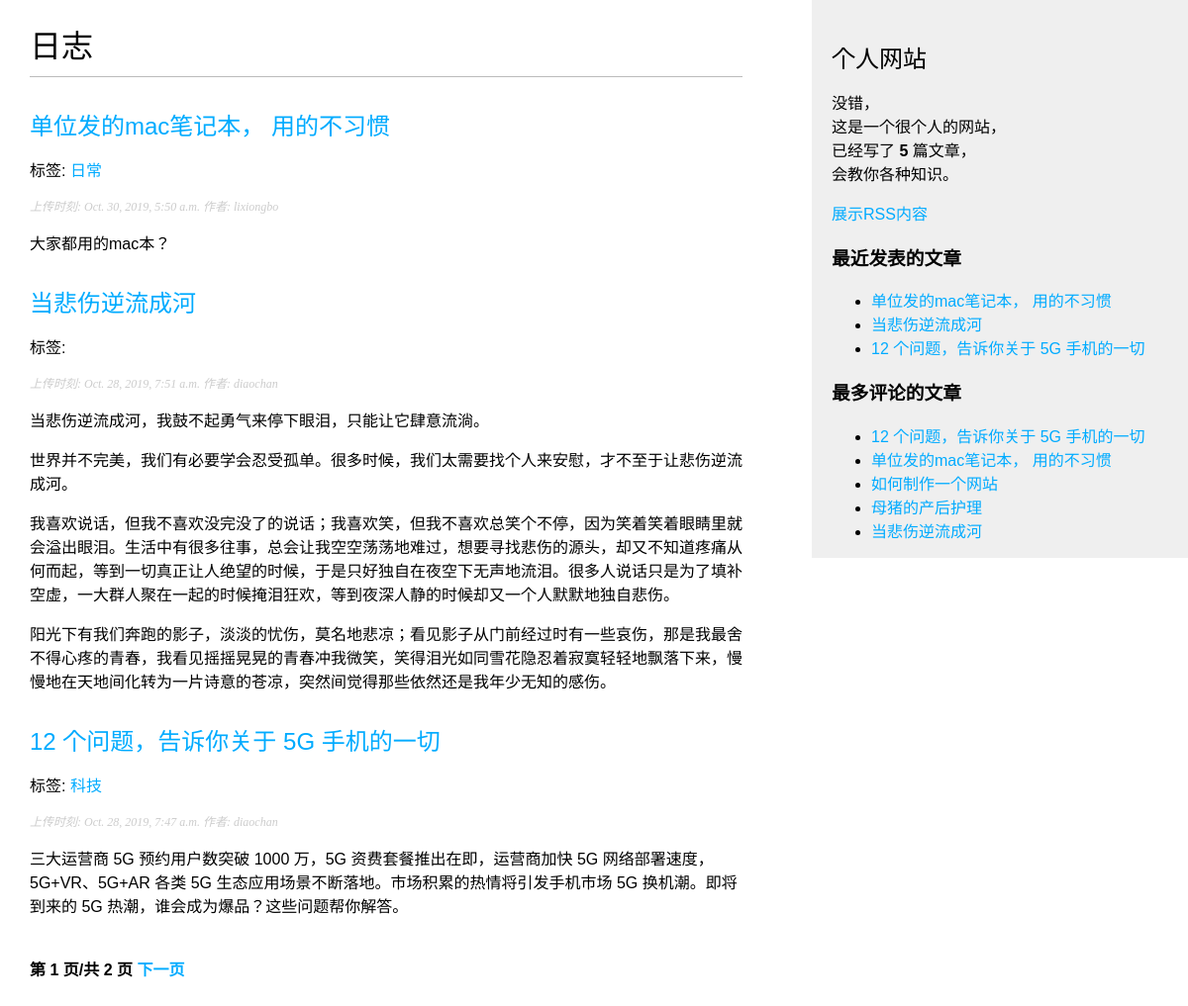
The page /blog/ on the database as committed earlier.
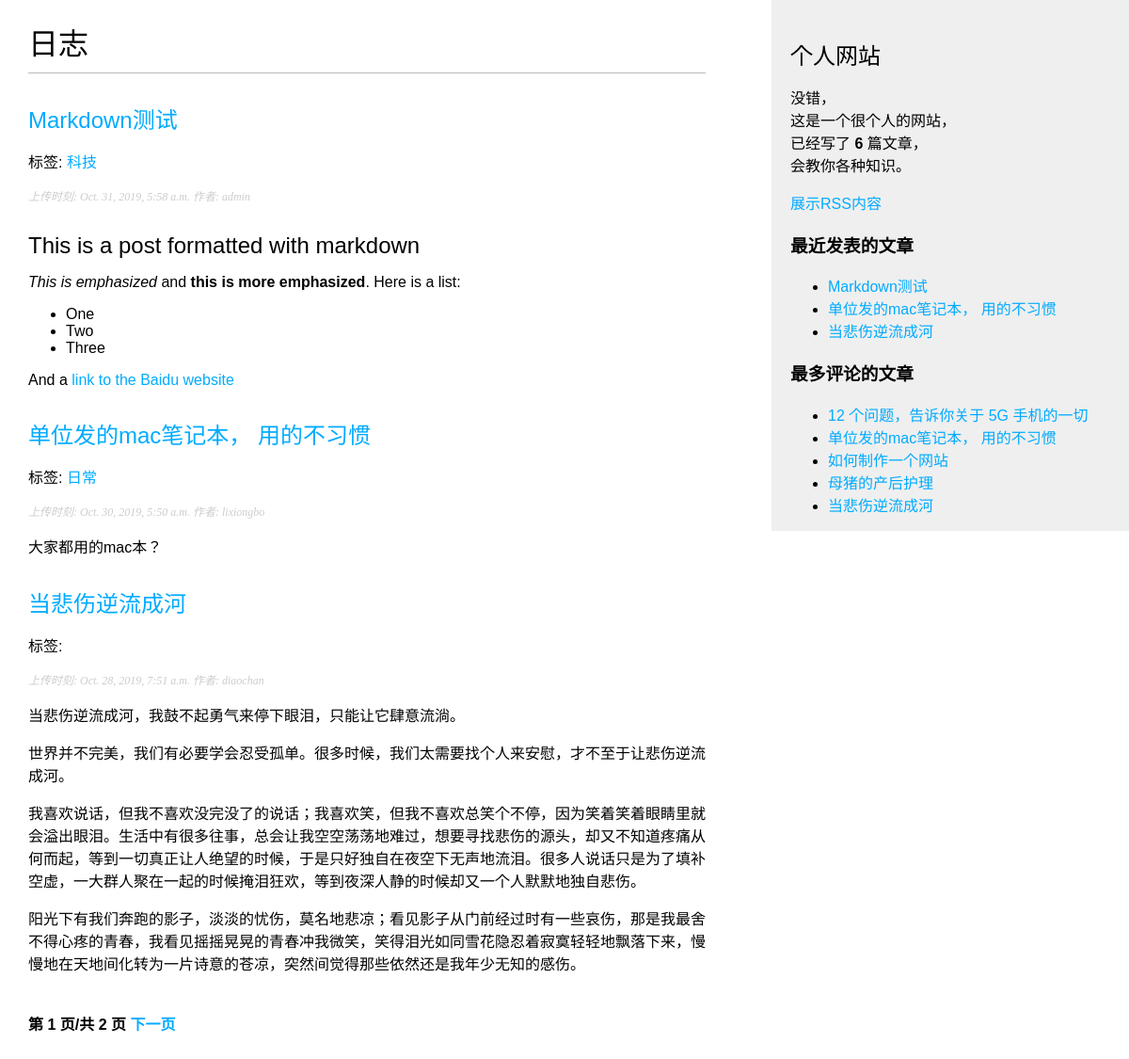
The same page on the database as committed later.
### blog/models.py (models this page shows, shortened)
class Post(models.Model):
    STATUS_CHOICES=(
        ('draft','Draft'),
        ('published','Published'),
    )
    title=models.CharField(max_length=250)
    slug=models.SlugField(max_length=250,unique_for_date='publish')
    author=models.ForeignKey(User,on_delete=models.CASCADE,related_name='blog_posts')
    body=models.TextField()
    publish=models.DateTimeField(default=timezone.now)
    created=models.DateTimeField(auto_now_add=True)
    updated=models.DateTimeField(auto_now=True)
    status=models.CharField(max_length=10,choices=STATUS_CHOICES,default='draft')
    objects=models.Manager()
    published=PublishedManager()
    tags=TaggableManager()
    class Meta:
        ordering=('-publish',)
    def get_absolute_url(self):
        return reverse('blog:post_detail',args=[self.publish.year,self.publish.month,self.publish.day,self.slug])

### blog/views.py (the view)
# urls.py: path('',views.post_list,name='post_list'),
def post_list(request,tag_slug=None):
    object_list=Post.published.all()
    tag=None
    if tag_slug:
        tag=get_object_or_404(Tag,slug=tag_slug)
        object_list=object_list.filter(tags__in=[tag])
    paginator=Paginator(object_list,3)
    page=request.GET.get('page')
    try:
        posts=paginator.page(page)
    except PageNotAnInteger:
        posts=paginator.page(1)
    except EmptyPage:
        posts=paginator.page(paginator.num_pages)
    return render(request,'blog/post/list.html',{'posts':posts,'page':page,'tag':tag})

### blog/models.py (called while the page is built)
    def get_queryset(self):
        return super(PublishedManager,self).get_queryset().filter(status='published')

### blog/templatetags/blog_tags.py (called while the page is built)
@register.simple_tag
def total_posts():
    return Post.published.count()

@register.inclusion_tag('blog/post/latest_posts.html')
def show_latest_posts(count=5):
    lastest_posts=Post.published.order_by('-publish')[:count]
    return {'latest_posts':lastest_posts}

@register.simple_tag
def get_most_commented_posts(count=5):
    return Post.published.annotate(total_comments=Count('comments')).order_by('-total_comments')[:count]

@register.filter(name='markdown')
def markdown_format(text):
    return mark_safe(markdown.markdown(text))

### blog/templates/blog/post/list.html (shortened to what this page needs)
{% extends 'blog/base.html' %}
{% load blog_tags %}
{% block content %}
    <h1>日志</h1>
    {% for post in posts %}
        <h2>
            <a href="{{ post.get_absolute_url }}">{{ post.title }}</a>
        </h2>
        <p class="tags">标签:
        {% for tag in post.tags.all %}
            <a href="{% url "blog:post_list_by_tag" tag.slug %}">{{ tag.name }}</a>
        {% endfor %}
        </p>
        <p class="date">
            上传时刻: {{ post.publish }} 作者: {{ post.author }}
        </p>
        {{ post.body|markdown|truncatewords_html:30 }}
    {% endfor %}
    {% include "pagination.html" with page=posts %}
{% endblock %}

### blog/templates/blog/base.html (shortened to what this page needs)
{% load blog_tags %}
{% load static %}
<!DOCTYPE html>
<html lang="en">
<head>
    <link href="{% static "css/blog.css" %}" rel="stylesheet">
</head>
<body>
<div id="content">
    {% block content %}
    {% endblock %}
</div>
<div id="sidebar">
    <h2>个人网站 </h2>
    <p>没错，<br>这是一个很个人的网站，<br>已经写了 <strong>{% total_posts %}</strong> 篇文章，<br>会教你各种知识。</p>
    <p><a href="{% url "blog:post_feed" %}">展示RSS内容</a></p>
    <h3>最近发表的文章</h3>
    {% show_latest_posts 3 %}
    <h3>最多评论的文章</h3>
    {% get_most_commented_posts as most_commented_posts %}
    <ul>
        {% for post in most_commented_posts %}
            <li>
            <a href="{{post.get_absolute_url}}">{{ post.title }}</a>
            </li>
        {% endfor %}
    </ul>
</div>
</body>
</html>

### blog/templates/pagination.html (shortened to what this page needs)
<div class="pagination">
    <span class="step-links">
    <span class="current">
        第 {{ page.number }} 页/共 {{ page.paginator.num_pages }} 页
    </span>
        {% if page.has_next %}
        <a href="?page={{ page.next_page_number }}">下一页</a>
        {% endif %}
    </span>
</div>

### blog/templates/blog/post/latest_posts.html
<ul>
    {% for post in latest_posts %}
        <li>
        <a href="{{ post.get_absolute_url }}">{{ post.title }}</a>
        </li>
    {% endfor %}
</ul>

### blog/static/css/blog.css (style rules this page uses)
body { margin:0; padding:0; font-family:helvetica, sans-serif; }
a { color:#00abff; text-decoration:none; }
h1 { font-weight:normal; border-bottom:1px solid #bbb; padding:0 0 10px 0; }
h2 { font-weight:normal; margin:30px 0 0; }
#content { float:left; width:60%; padding:0 0 0 30px; }
#sidebar { float:right; width:30%; padding-top:10px; padding-left:20px; background:#efefef; height:100%; }
p.date { color:#ccc; font-family: georgia, serif; font-size: 12px; font-style: italic; }
.pagination { margin:40px 0; font-weight:bold; }

Rows that differ between the two databases and show on the page:
no longer on one of the page's lists (row unchanged): Post: title "12 个问题，告诉你关于 5G 手机的一切", publish "Oct. 28, 2019, 7:47 a.m.", author "diaochan", body "三大运营商 5G 预约用户数突破 1000 万，5G 资费套餐推出在即，运营商加快 5G 网络部署速度，5G+VR、5G+AR 各类 5G 生态应用场景不断落地。市场积累的热情将引发手机市场 5G 换机潮。即将到来的 5G 热潮，谁会成为爆品？这些问题帮你解答。"
added Post: title "Markdown测试", publish "Oct. 31, 2019, 5:58 a.m.", author "admin", body "This is a post formatted with markdown This is emphasized and this is more emphasized . Here is a list: One Two Three And a link to the Baidu website", Tag (name "科技")
computed for Post "12 个问题，告诉你关于 5G 手机的一切": loses Tag (name "科技")
Other text that changed with them:
text no longer shown: "5"
text now shown: "6"
